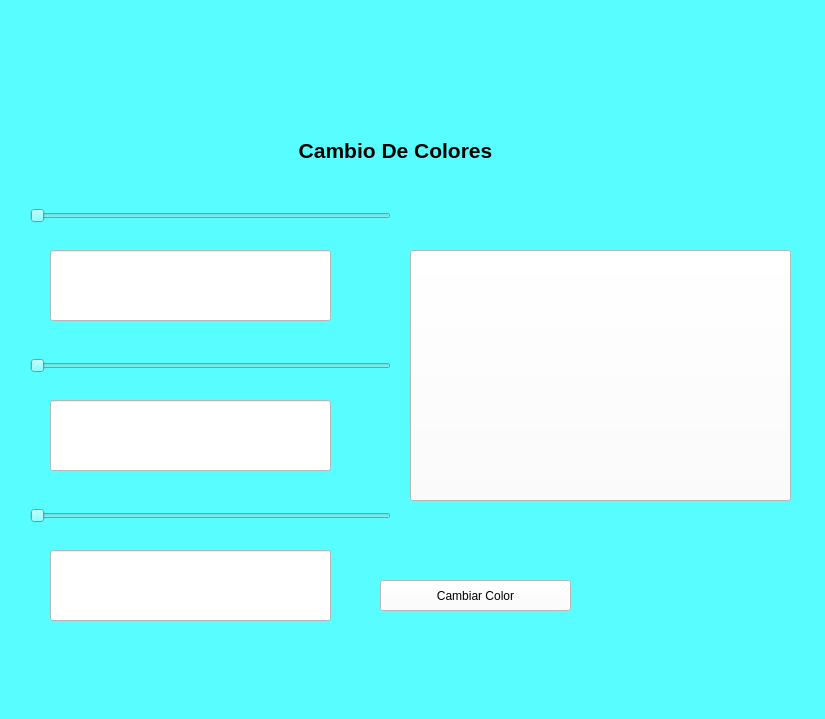
<?xml version="1.0" encoding="UTF-8"?>
<ui version="4.0">
 <class>MainWindow</class>
 <widget class="QMainWindow" name="MainWindow">
  <property name="geometry">
   <rect>
    <x>0</x>
    <y>0</y>
    <width>825</width>
    <height>719</height>
   </rect>
  </property>
  <property name="windowTitle">
   <string>MainWindow</string>
  </property>
  <property name="styleSheet">
   <string notr="true">background-color: rgb(88, 253, 255);</string>
  </property>
  <widget class="QWidget" name="centralwidget">
   <widget class="QLineEdit" name="txt_R">
    <property name="geometry">
     <rect>
      <x>50</x>
      <y>250</y>
      <width>281</width>
      <height>71</height>
     </rect>
    </property>
    <property name="font">
     <font>
      <pointsize>16</pointsize>
      <weight>75</weight>
      <bold>true</bold>
     </font>
    </property>
    <property name="styleSheet">
     <string notr="true">background-color: rgb(255, 255, 255);</string>
    </property>
    <property name="text">
     <string/>
    </property>
    <property name="alignment">
     <set>Qt::AlignCenter</set>
    </property>
   </widget>
   <widget class="QLineEdit" name="txt_G">
    <property name="geometry">
     <rect>
      <x>50</x>
      <y>400</y>
      <width>281</width>
      <height>71</height>
     </rect>
    </property>
    <property name="font">
     <font>
      <pointsize>16</pointsize>
      <weight>75</weight>
      <bold>true</bold>
     </font>
    </property>
    <property name="styleSheet">
     <string notr="true">background-color: rgb(255, 255, 255);</string>
    </property>
    <property name="text">
     <string/>
    </property>
    <property name="alignment">
     <set>Qt::AlignCenter</set>
    </property>
   </widget>
   <widget class="QLineEdit" name="txt_B">
    <property name="geometry">
     <rect>
      <x>50</x>
      <y>550</y>
      <width>281</width>
      <height>71</height>
     </rect>
    </property>
    <property name="font">
     <font>
      <pointsize>16</pointsize>
      <weight>75</weight>
      <bold>true</bold>
     </font>
    </property>
    <property name="styleSheet">
     <string notr="true">background-color: rgb(255, 255, 255);</string>
    </property>
    <property name="text">
     <string/>
    </property>
    <property name="alignment">
     <set>Qt::AlignCenter</set>
    </property>
   </widget>
   <widget class="QPushButton" name="ObjetoCambiaColor">
    <property name="geometry">
     <rect>
      <x>410</x>
      <y>250</y>
      <width>381</width>
      <height>251</height>
     </rect>
    </property>
    <property name="styleSheet">
     <string notr="true">background-color: rgb(255, 255, 255);</string>
    </property>
    <property name="text">
     <string/>
    </property>
   </widget>
   <widget class="QPushButton" name="btn_accion">
    <property name="geometry">
     <rect>
      <x>380</x>
      <y>580</y>
      <width>191</width>
      <height>31</height>
     </rect>
    </property>
    <property name="toolTip">
     <string>Presiona el boton</string>
    </property>
    <property name="statusTip">
     <string>Presiona el boton</string>
    </property>
    <property name="styleSheet">
     <string notr="true">background-color: rgb(255, 255, 255);</string>
    </property>
    <property name="text">
     <string>Cambiar Color</string>
    </property>
   </widget>
   <widget class="QSlider" name="horizontalSlider">
    <property name="geometry">
     <rect>
      <x>30</x>
      <y>190</y>
      <width>361</width>
      <height>51</height>
     </rect>
    </property>
    <property name="toolTip">
     <string>Deslilza el Slider</string>
    </property>
    <property name="statusTip">
     <string>Deslilza el Slider</string>
    </property>
    <property name="orientation">
     <enum>Qt::Horizontal</enum>
    </property>
   </widget>
   <widget class="QSlider" name="horizontalSlider_2">
    <property name="geometry">
     <rect>
      <x>30</x>
      <y>340</y>
      <width>361</width>
      <height>51</height>
     </rect>
    </property>
    <property name="toolTip">
     <string>Deslilza el Slider</string>
    </property>
    <property name="statusTip">
     <string>Deslilza el Slider</string>
    </property>
    <property name="orientation">
     <enum>Qt::Horizontal</enum>
    </property>
   </widget>
   <widget class="QSlider" name="horizontalSlider_3">
    <property name="geometry">
     <rect>
      <x>30</x>
      <y>490</y>
      <width>361</width>
      <height>51</height>
     </rect>
    </property>
    <property name="toolTip">
     <string>Deslilza el Slider</string>
    </property>
    <property name="statusTip">
     <string>Deslilza el Slider</string>
    </property>
    <property name="orientation">
     <enum>Qt::Horizontal</enum>
    </property>
   </widget>
   <widget class="QLabel" name="label_2">
    <property name="geometry">
     <rect>
      <x>660</x>
      <y>530</y>
      <width>131</width>
      <height>121</height>
     </rect>
    </property>
    <property name="text">
     <string/>
    </property>
    <property name="pixmap">
     <pixmap resource="recursos_proyecto.qrc">:/LOGOS/Imagenes/pngegg.png</pixmap>
    </property>
    <property name="scaledContents">
     <bool>true</bool>
    </property>
   </widget>
   <widget class="QLabel" name="label">
    <property name="geometry">
     <rect>
      <x>30</x>
      <y>10</y>
      <width>751</width>
      <height>101</height>
     </rect>
    </property>
    <property name="text">
     <string/>
    </property>
    <property name="pixmap">
     <pixmap resource="recursos_proyecto.qrc">:/LOGOS/Imagenes/uat.png</pixmap>
    </property>
    <property name="scaledContents">
     <bool>true</bool>
    </property>
   </widget>
   <widget class="QLabel" name="label_7">
    <property name="geometry">
     <rect>
      <x>210</x>
      <y>130</y>
      <width>371</width>
      <height>41</height>
     </rect>
    </property>
    <property name="font">
     <font>
      <pointsize>16</pointsize>
      <weight>75</weight>
      <bold>true</bold>
     </font>
    </property>
    <property name="text">
     <string>&lt;html&gt;&lt;head/&gt;&lt;body&gt;&lt;p align=&quot;center&quot;&gt;Cambio De Colores&lt;/p&gt;&lt;/body&gt;&lt;/html&gt;</string>
    </property>
   </widget>
  </widget>
  <widget class="QMenuBar" name="menubar">
   <property name="geometry">
    <rect>
     <x>0</x>
     <y>0</y>
     <width>825</width>
     <height>21</height>
    </rect>
   </property>
  </widget>
  <widget class="QStatusBar" name="statusbar"/>
 </widget>
 <resources>
  <include location="recursos_proyecto.qrc"/>
 </resources>
 <connections/>
</ui>
